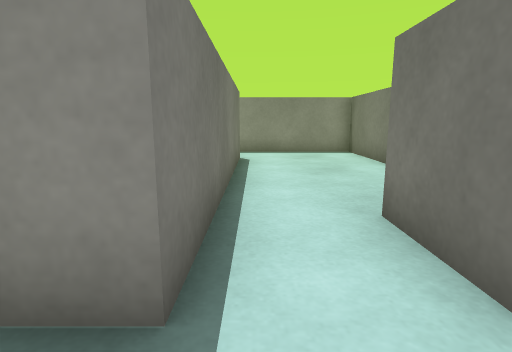
[1] (above)

13 first-person views from a walk through a 3-D level made in the Unity game engine. The camera is 0.55 m above the floor, tilts 10° down and sees 80° across. The floor is counted in squares, 0.5 m on a side. Each view is taken from the middle of a square. On the plan, view 1 faces up. The plan holds only what a view shows up to about 12 squares ahead; the rest is blank. The place goes on beyond the plan. Surface patterns are stand-ins for the level's own textures.

[2]
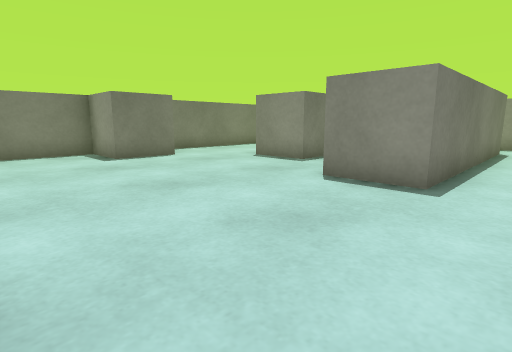

[3]
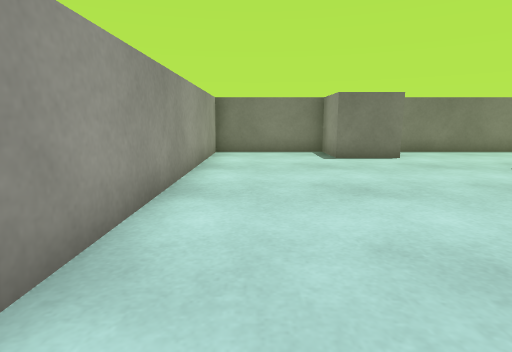

[4]
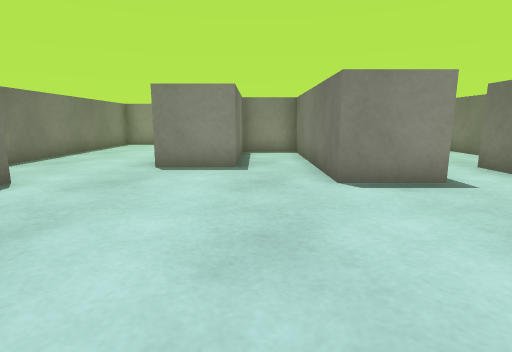

[5]
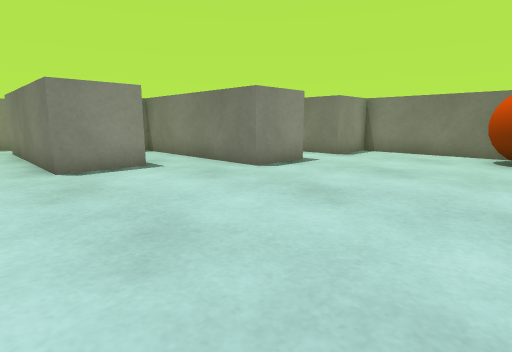

[6]
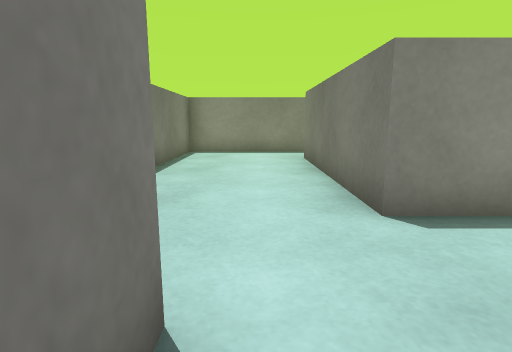

[7]
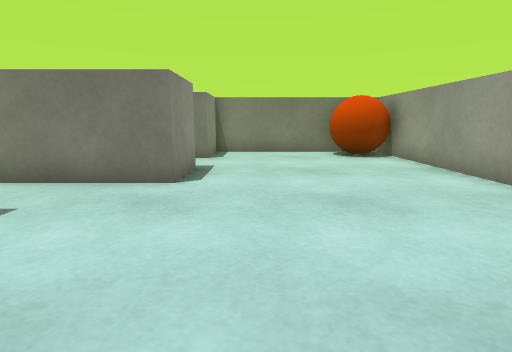

[8]
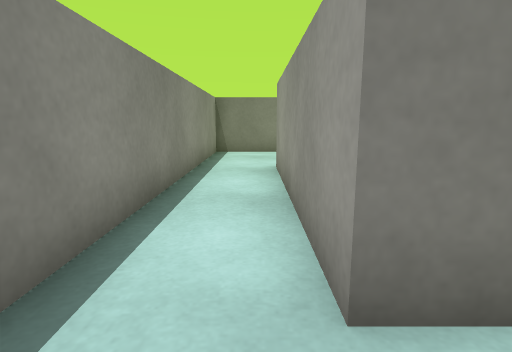

[9]
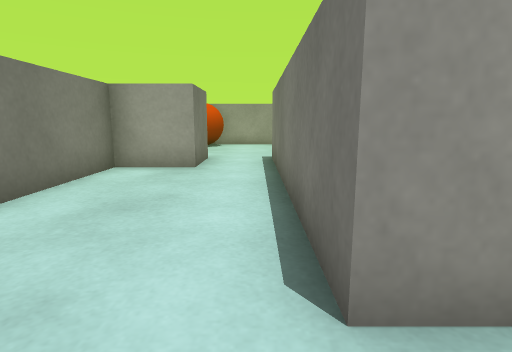

[10]
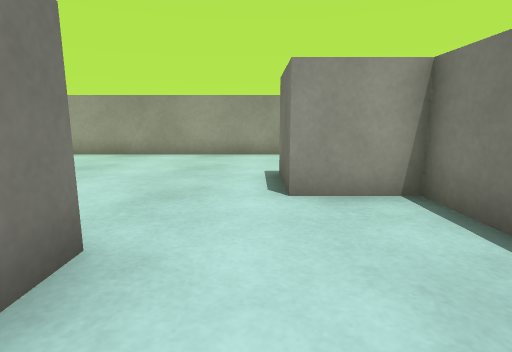

[11]
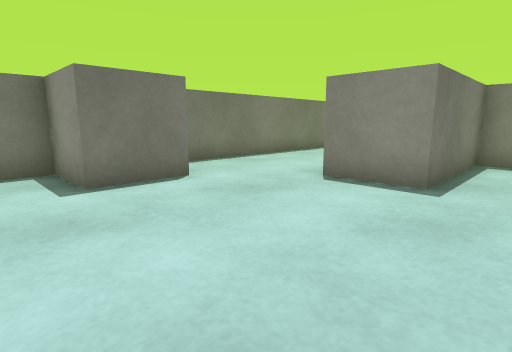

[12]
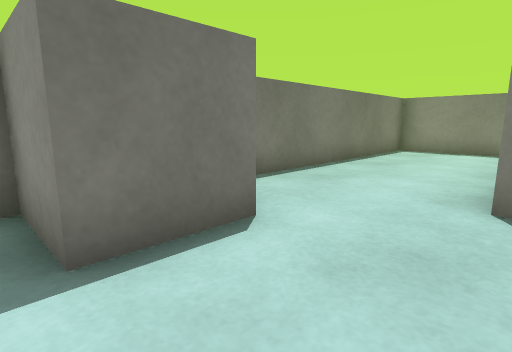

[13]
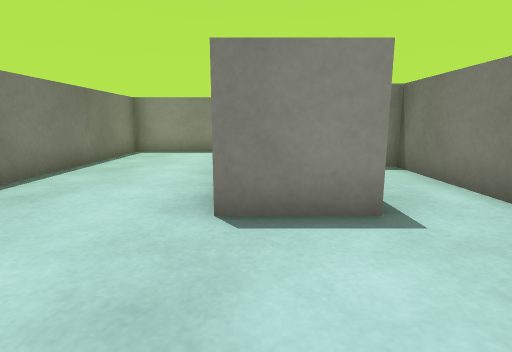

### Floor plan
Ten units are one square. View 1 is at (0, 0); x grows to the right and y downward. Boxes are objects, and circles mark ways between rooms. Rooms are numbered by the first view taken in them; rooms with no view inside come last. Other rooms are left out.
<svg viewBox="-110 -120 150 170">
<path fill="none" stroke="#000" d="M-5 -15 -25 -15 -25 -75 -45 -75 -45 -35 -65 -35 -65 -95 -5 -95M35 30 35 -15 15 -15M5 -115 -105 -115 -105 -15 -85 -15 -85 5 -105 5 -105 45 32 45M-5 -95 -5 -15M15 -15 15 -35 35 -35 35 -115 5 -115"/>
<rect x="15" y="25" width="20" height="20" fill="#bbb"><title>ball</title></rect>
<circle cx="5" cy="-105" r="3" fill="#2a7"/>
<circle cx="5" cy="-25" r="3" fill="#2a7"/>
<text x="-50" y="-20">1</text>
<text x="10" y="-70">2</text>
</svg>
Room 1 opens to room 2.

Where each view was taken, in squares from view 1:
view 1: 0 up, 0 right, facing up
view 2: 4 down, 1 right, facing up-left
view 3: 3 down, 1 right, facing left
view 4: 4 down, 4 left, facing up
view 5: 4 down, 8 left, facing up-right
view 6: 0 up, 8 left, facing up
view 7: 0 up, 8 left, facing right
view 8: 10 up, 8 left, facing right
view 9: 11 up, 0 right, facing down
view 10: 6 up, 8 left, facing down
view 11: 2 down, 3 left, facing up-left
view 12: 1 down, 6 left, facing up-left
view 13: 0 up, 6 left, facing up
